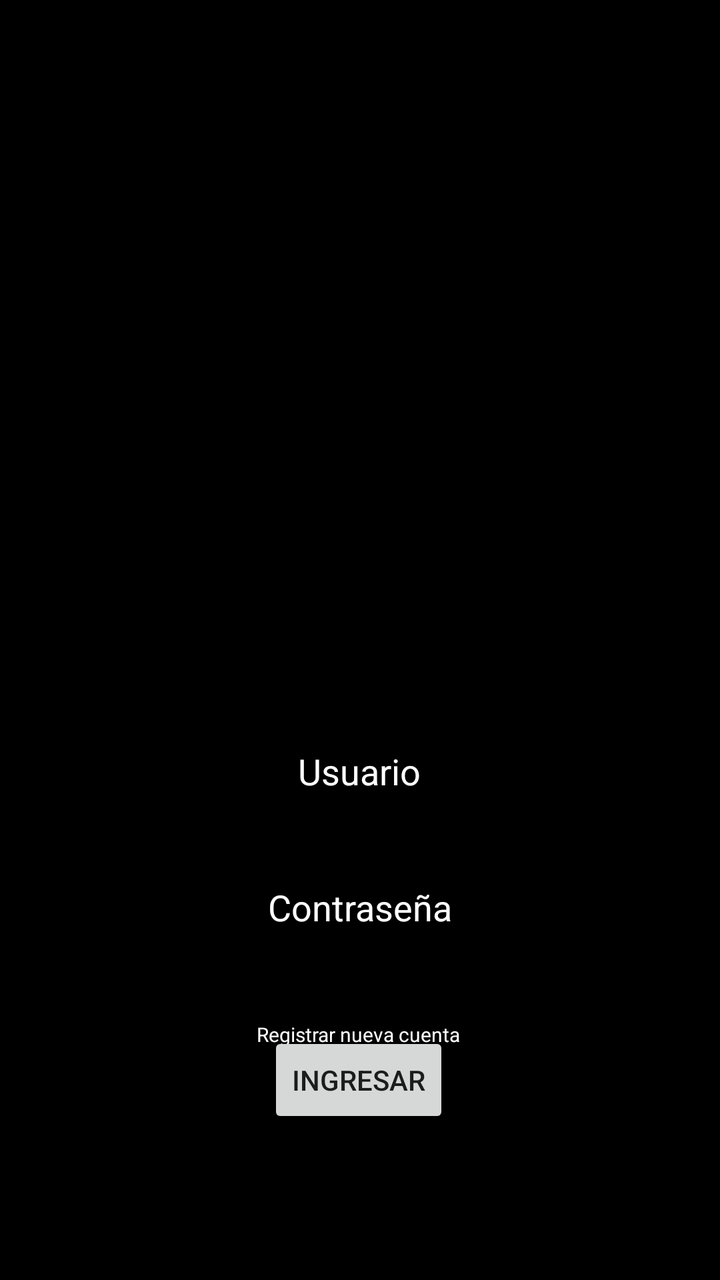
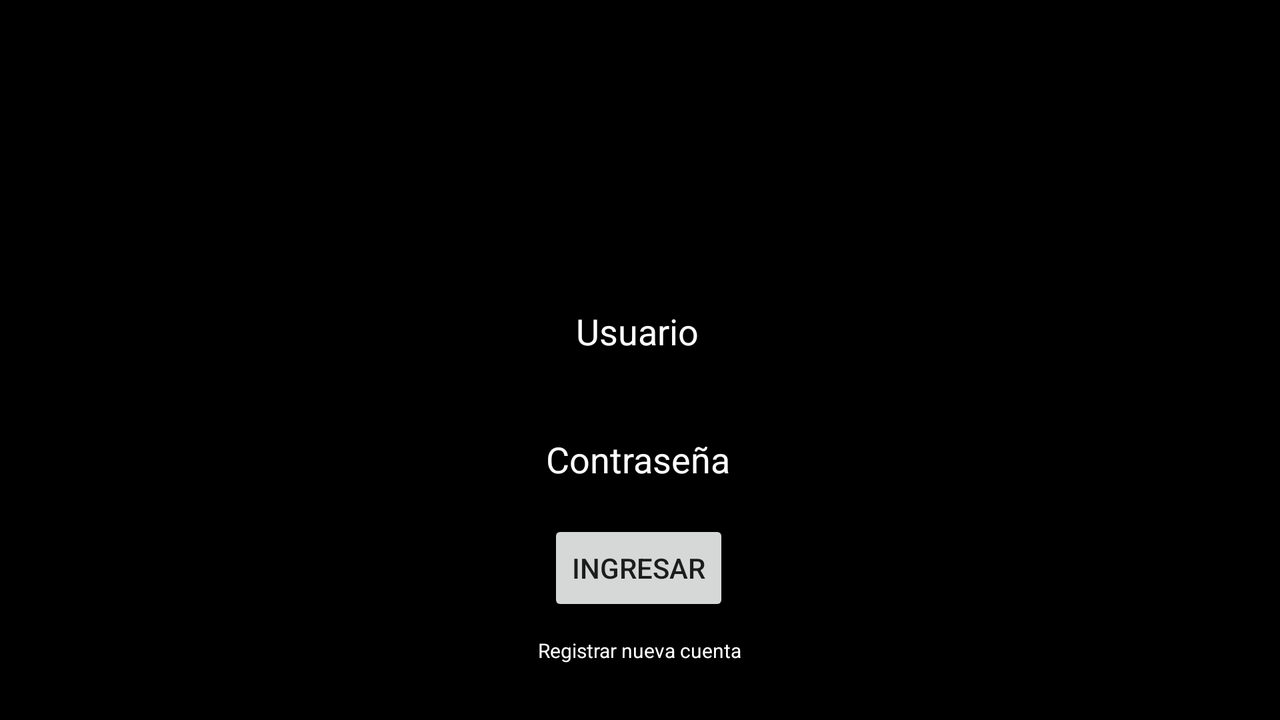

First picture: res/layout/ on a phone held upright. Second picture: the repository's own variant of that layout, on a device whose configuration matches the variant's folder. Source for both follows.
<!-- AndroidManifest.xml: application theme Theme.AppCompat.Light.NoActionBar -->
<!-- res/layout/activity_main.xml -->
<?xml version="1.0" encoding="utf-8"?>
<androidx.constraintlayout.widget.ConstraintLayout xmlns:android="http://schemas.android.com/apk/res/android"
    xmlns:app="http://schemas.android.com/apk/res-auto"
    xmlns:tools="http://schemas.android.com/tools"
    android:layout_width="match_parent"
    android:layout_height="match_parent"
    android:background="@color/black"
    tools:context=".MainActivity">

    <ImageView
        android:id="@+id/logo"
        android:layout_width="match_parent"
        android:layout_height="wrap_content"
        android:alpha="1.0"
        app:layout_constraintBottom_toBottomOf="parent"
        app:layout_constraintEnd_toEndOf="parent"
        app:layout_constraintStart_toStartOf="parent"
        app:layout_constraintTop_toTopOf="parent"
        app:srcCompat="@mipmap/logo" />

    <EditText
        android:id="@+id/editUsuario"
        android:layout_width="wrap_content"
        android:layout_height="wrap_content"
        android:layout_marginTop="360dp"
        android:ems="10"
        android:gravity="center"
        android:hint="@string/user"
        android:importantForAutofill="no"
        android:inputType="textPersonName"
        android:minHeight="48dp"
        android:textColor="#FFFFFF"
        android:textColorHighlight="#FFFFFF"
        android:textColorHint="#FFFFFF"
        app:layout_constraintEnd_toEndOf="parent"
        app:layout_constraintHorizontal_bias="0.497"
        app:layout_constraintStart_toStartOf="parent"
        app:layout_constraintTop_toTopOf="parent" />

    <EditText
        android:id="@+id/editPass"
        android:layout_width="wrap_content"
        android:layout_height="wrap_content"
        android:layout_marginTop="20dp"
        android:height="48dp"
        android:ems="10"
        android:gravity="center"
        android:hint="@string/password"
        android:importantForAutofill="no"
        android:inputType="textPassword"
        android:minHeight="48dp"
        android:textColor="#FFFFFF"
        android:textColorHighlight="#FFFFFF"
        android:textColorHint="#FFFFFF"
        app:layout_constraintEnd_toEndOf="parent"
        app:layout_constraintHorizontal_bias="0.497"
        app:layout_constraintStart_toStartOf="parent"
        app:layout_constraintTop_toBottomOf="@+id/editUsuario" />

    <Button
        android:id="@+id/btnLogin"
        android:layout_width="wrap_content"
        android:layout_height="wrap_content"
        android:layout_marginTop="40dp"
        android:text="@string/login"
        app:layout_constraintEnd_toEndOf="parent"
        app:layout_constraintHorizontal_bias="0.498"
        app:layout_constraintStart_toStartOf="parent"
        app:layout_constraintTop_toBottomOf="@+id/editPass" />

    <TextView
        android:id="@+id/textRegistrar"
        android:layout_width="wrap_content"
        android:layout_height="wrap_content"
        android:layout_marginBottom="116dp"
        android:text="@string/registrarCuenta"
        android:textColor="#FFFFFF"
        android:textSize="10sp"
        app:layout_constraintBottom_toBottomOf="parent"
        app:layout_constraintEnd_toEndOf="parent"
        app:layout_constraintHorizontal_bias="0.498"
        app:layout_constraintStart_toStartOf="parent" />

</androidx.constraintlayout.widget.ConstraintLayout>
<!-- resources referenced by this layout -->
<resources>
  <string name="login">Ingresar</string>
  <string name="password">Contraseña</string>
  <string name="registrarCuenta">Registrar nueva cuenta</string>
  <string name="user">Usuario</string>
</resources>
<!-- res/layout-land/activity_main.xml (the repository's variant of the layout above) -->
<!-- drawn on the phone turned sideways -->
<?xml version="1.0" encoding="utf-8"?>
<androidx.constraintlayout.widget.ConstraintLayout xmlns:android="http://schemas.android.com/apk/res/android"
    xmlns:app="http://schemas.android.com/apk/res-auto"
    xmlns:tools="http://schemas.android.com/tools"
    android:layout_width="match_parent"
    android:layout_height="match_parent"
    android:background="@color/black"
    tools:context=".MainActivity">

    <ImageView
        android:id="@+id/logo"
        android:layout_width="match_parent"
        android:layout_height="wrap_content"
        android:alpha="1.0"
        app:layout_constraintBottom_toBottomOf="parent"
        app:layout_constraintEnd_toEndOf="parent"
        app:layout_constraintHorizontal_bias="0.0"
        app:layout_constraintStart_toStartOf="parent"
        app:layout_constraintTop_toTopOf="parent"
        app:layout_constraintVertical_bias="0.888"
        app:srcCompat="@mipmap/logo" />

    <EditText
        android:id="@+id/editUsuario"
        android:layout_width="wrap_content"
        android:layout_height="wrap_content"
        android:layout_marginTop="140dp"
        android:ems="10"
        android:gravity="center"
        android:hint="@string/user"
        android:importantForAutofill="no"
        android:inputType="textPersonName"
        android:minHeight="48dp"
        android:textColor="#FFFFFF"
        android:textColorHighlight="#FFFFFF"
        android:textColorHint="#FFFFFF"
        app:layout_constraintEnd_toEndOf="parent"
        app:layout_constraintHorizontal_bias="0.497"
        app:layout_constraintStart_toStartOf="parent"
        app:layout_constraintTop_toTopOf="parent" />

    <Button
        android:id="@+id/btnLogin"
        android:layout_width="wrap_content"
        android:layout_height="wrap_content"
        android:layout_marginTop="8dp"
        android:text="@string/login"
        app:layout_constraintEnd_toEndOf="parent"
        app:layout_constraintHorizontal_bias="0.499"
        app:layout_constraintStart_toStartOf="parent"
        app:layout_constraintTop_toBottomOf="@+id/editPass" />

    <EditText
        android:id="@+id/editPass"
        android:layout_width="wrap_content"
        android:layout_height="wrap_content"
        android:layout_marginTop="16dp"
        android:height="48dp"
        android:ems="10"
        android:gravity="center"
        android:hint="@string/password"
        android:importantForAutofill="no"
        android:inputType="textPassword"
        android:minHeight="48dp"
        android:textColor="#FFFFFF"
        android:textColorHighlight="#FFFFFF"
        android:textColorHint="#FFFFFF"
        app:layout_constraintEnd_toEndOf="parent"
        app:layout_constraintHorizontal_bias="0.497"
        app:layout_constraintStart_toStartOf="parent"
        app:layout_constraintTop_toBottomOf="@+id/editUsuario" />

    <TextView
        android:id="@+id/textRegistrar"
        android:layout_width="wrap_content"
        android:layout_height="wrap_content"
        android:layout_marginBottom="28dp"
        android:text="@string/registrarCuenta"
        android:textColor="#FFFFFF"
        android:textSize="10sp"
        app:layout_constraintBottom_toBottomOf="parent"
        app:layout_constraintEnd_toEndOf="parent"
        app:layout_constraintStart_toStartOf="parent" />

</androidx.constraintlayout.widget.ConstraintLayout>
